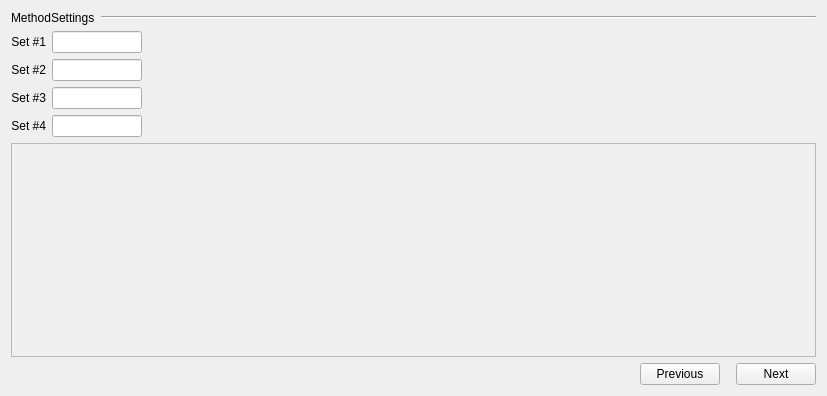
<?xml version="1.0" encoding="UTF-8"?>
<ui version="4.0">
 <class>mvmo_setting</class>
 <widget class="QWidget" name="mvmo_setting">
  <property name="geometry">
   <rect>
    <x>0</x>
    <y>0</y>
    <width>827</width>
    <height>396</height>
   </rect>
  </property>
  <property name="sizePolicy">
   <sizepolicy hsizetype="Preferred" vsizetype="Preferred">
    <horstretch>0</horstretch>
    <verstretch>0</verstretch>
   </sizepolicy>
  </property>
  <property name="minimumSize">
   <size>
    <width>827</width>
    <height>396</height>
   </size>
  </property>
  <property name="windowTitle">
   <string>Form</string>
  </property>
  <layout class="QGridLayout" name="gridLayout">
   <item row="3" column="0">
    <layout class="QHBoxLayout" name="horizontalLayout_6">
     <item>
      <spacer name="horizontalSpacer_2">
       <property name="orientation">
        <enum>Qt::Horizontal</enum>
       </property>
       <property name="sizeHint" stdset="0">
        <size>
         <width>40</width>
         <height>20</height>
        </size>
       </property>
      </spacer>
     </item>
     <item>
      <widget class="QPushButton" name="previous">
       <property name="text">
        <string>Previous</string>
       </property>
      </widget>
     </item>
     <item>
      <spacer name="horizontalSpacer">
       <property name="orientation">
        <enum>Qt::Horizontal</enum>
       </property>
       <property name="sizeType">
        <enum>QSizePolicy::Fixed</enum>
       </property>
       <property name="sizeHint" stdset="0">
        <size>
         <width>10</width>
         <height>20</height>
        </size>
       </property>
      </spacer>
     </item>
     <item>
      <widget class="QPushButton" name="next">
       <property name="text">
        <string>Next</string>
       </property>
      </widget>
     </item>
    </layout>
   </item>
   <item row="2" column="0">
    <widget class="QScrollArea" name="scrollArea">
     <property name="sizePolicy">
      <sizepolicy hsizetype="Preferred" vsizetype="Expanding">
       <horstretch>0</horstretch>
       <verstretch>0</verstretch>
      </sizepolicy>
     </property>
     <property name="widgetResizable">
      <bool>true</bool>
     </property>
     <widget class="QWidget" name="scrollAreaWidgetContents">
      <property name="geometry">
       <rect>
        <x>0</x>
        <y>0</y>
        <width>807</width>
        <height>182</height>
       </rect>
      </property>
      <layout class="QGridLayout" name="gridLayout_2">
       <item row="0" column="0">
        <layout class="QVBoxLayout" name="verticalLayout_3">
         <item>
          <layout class="QHBoxLayout" name="horizontalLayout_9">
           <item>
            <layout class="QVBoxLayout" name="verticalLayout_2">
             <property name="sizeConstraint">
              <enum>QLayout::SetNoConstraint</enum>
             </property>
            </layout>
           </item>
           <item>
            <spacer name="horizontalSpacer_4">
             <property name="orientation">
              <enum>Qt::Horizontal</enum>
             </property>
             <property name="sizeHint" stdset="0">
              <size>
               <width>40</width>
               <height>20</height>
              </size>
             </property>
            </spacer>
           </item>
          </layout>
         </item>
         <item>
          <spacer name="verticalSpacer">
           <property name="orientation">
            <enum>Qt::Vertical</enum>
           </property>
           <property name="sizeHint" stdset="0">
            <size>
             <width>20</width>
             <height>40</height>
            </size>
           </property>
          </spacer>
         </item>
        </layout>
       </item>
      </layout>
     </widget>
    </widget>
   </item>
   <item row="0" column="0">
    <layout class="QHBoxLayout" name="horizontalLayout_7">
     <item>
      <widget class="QLabel" name="label">
       <property name="sizePolicy">
        <sizepolicy hsizetype="Fixed" vsizetype="Preferred">
         <horstretch>0</horstretch>
         <verstretch>0</verstretch>
        </sizepolicy>
       </property>
       <property name="text">
        <string>MethodSettings</string>
       </property>
      </widget>
     </item>
     <item>
      <widget class="Line" name="line">
       <property name="orientation">
        <enum>Qt::Horizontal</enum>
       </property>
      </widget>
     </item>
    </layout>
   </item>
   <item row="1" column="0">
    <layout class="QHBoxLayout" name="horizontalLayout_5">
     <item>
      <layout class="QVBoxLayout" name="verticalLayout">
       <item>
        <layout class="QHBoxLayout" name="horizontalLayout">
         <item>
          <widget class="QLabel" name="pop_size_label">
           <property name="text">
            <string>Set #1</string>
           </property>
           <property name="alignment">
            <set>Qt::AlignRight|Qt::AlignTrailing|Qt::AlignVCenter</set>
           </property>
          </widget>
         </item>
         <item>
          <widget class="QLineEdit" name="pop_size">
           <property name="sizePolicy">
            <sizepolicy hsizetype="Fixed" vsizetype="Fixed">
             <horstretch>0</horstretch>
             <verstretch>0</verstretch>
            </sizepolicy>
           </property>
           <property name="maximumSize">
            <size>
             <width>90</width>
             <height>16777215</height>
            </size>
           </property>
          </widget>
         </item>
        </layout>
       </item>
       <item>
        <layout class="QHBoxLayout" name="horizontalLayout_2">
         <item>
          <widget class="QLabel" name="offspring_label">
           <property name="text">
            <string>Set #2</string>
           </property>
           <property name="alignment">
            <set>Qt::AlignRight|Qt::AlignTrailing|Qt::AlignVCenter</set>
           </property>
          </widget>
         </item>
         <item>
          <widget class="QLineEdit" name="offspring">
           <property name="sizePolicy">
            <sizepolicy hsizetype="Fixed" vsizetype="Fixed">
             <horstretch>0</horstretch>
             <verstretch>0</verstretch>
            </sizepolicy>
           </property>
           <property name="maximumSize">
            <size>
             <width>90</width>
             <height>16777215</height>
            </size>
           </property>
          </widget>
         </item>
        </layout>
       </item>
       <item>
        <layout class="QHBoxLayout" name="horizontalLayout_3">
         <item>
          <widget class="QLabel" name="max_gen_label">
           <property name="text">
            <string>Set #3</string>
           </property>
           <property name="alignment">
            <set>Qt::AlignRight|Qt::AlignTrailing|Qt::AlignVCenter</set>
           </property>
          </widget>
         </item>
         <item>
          <widget class="QLineEdit" name="max_gen">
           <property name="sizePolicy">
            <sizepolicy hsizetype="Fixed" vsizetype="Fixed">
             <horstretch>0</horstretch>
             <verstretch>0</verstretch>
            </sizepolicy>
           </property>
           <property name="maximumSize">
            <size>
             <width>90</width>
             <height>16777215</height>
            </size>
           </property>
          </widget>
         </item>
        </layout>
       </item>
       <item>
        <layout class="QHBoxLayout" name="horizontalLayout_4">
         <item>
          <widget class="QLabel" name="tolerance_label">
           <property name="text">
            <string>Set #4</string>
           </property>
           <property name="alignment">
            <set>Qt::AlignRight|Qt::AlignTrailing|Qt::AlignVCenter</set>
           </property>
          </widget>
         </item>
         <item>
          <widget class="QLineEdit" name="tolerance">
           <property name="sizePolicy">
            <sizepolicy hsizetype="Fixed" vsizetype="Fixed">
             <horstretch>0</horstretch>
             <verstretch>0</verstretch>
            </sizepolicy>
           </property>
           <property name="maximumSize">
            <size>
             <width>90</width>
             <height>16777215</height>
            </size>
           </property>
           <property name="text">
            <string/>
           </property>
          </widget>
         </item>
        </layout>
       </item>
      </layout>
     </item>
     <item>
      <spacer name="horizontalSpacer_3">
       <property name="orientation">
        <enum>Qt::Horizontal</enum>
       </property>
       <property name="sizeHint" stdset="0">
        <size>
         <width>40</width>
         <height>20</height>
        </size>
       </property>
      </spacer>
     </item>
    </layout>
   </item>
  </layout>
 </widget>
 <resources/>
 <connections/>
</ui>
